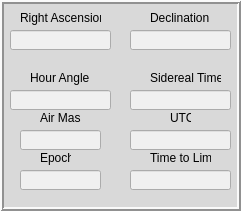
   <widget class="QFrame" name="frame_2">
    <property name="geometry">
     <rect>
      <x>460</x>
      <y>140</y>
      <width>241</width>
      <height>211</height>
     </rect>
    </property>
    <property name="styleSheet">
     <string notr="true">background-color: rgb(217, 217, 217);</string>
    </property>
    <property name="frameShape">
     <enum>QFrame::Box</enum>
    </property>
    <property name="frameShadow">
     <enum>QFrame::Raised</enum>
    </property>
    <property name="lineWidth">
     <number>2</number>
    </property>
    <widget class="QLineEdit" name="encRA">
     <property name="enabled">
      <bool>true</bool>
     </property>
     <property name="geometry">
      <rect>
       <x>10</x>
       <y>30</y>
       <width>101</width>
       <height>20</height>
      </rect>
     </property>
     <property name="font">
      <font>
       <weight>75</weight>
       <bold>true</bold>
      </font>
     </property>
     <property name="styleSheet">
      <string notr="true">background-color: rgb(240, 240, 240);</string>
     </property>
     <property name="text">
      <string/>
     </property>
     <property name="alignment">
      <set>Qt::AlignCenter</set>
     </property>
     <property name="readOnly">
      <bool>true</bool>
     </property>
    </widget>
    <widget class="QLabel" name="label_14">
     <property name="geometry">
      <rect>
       <x>20</x>
       <y>10</y>
       <width>81</width>
       <height>16</height>
      </rect>
     </property>
     <property name="text">
      <string>Right Ascension</string>
     </property>
    </widget>
    <widget class="QLineEdit" name="encDEC">
     <property name="enabled">
      <bool>true</bool>
     </property>
     <property name="geometry">
      <rect>
       <x>130</x>
       <y>30</y>
       <width>101</width>
       <height>20</height>
      </rect>
     </property>
     <property name="font">
      <font>
       <weight>75</weight>
       <bold>true</bold>
      </font>
     </property>
     <property name="styleSheet">
      <string notr="true">background-color: rgb(240, 240, 240);</string>
     </property>
     <property name="text">
      <string/>
     </property>
     <property name="alignment">
      <set>Qt::AlignCenter</set>
     </property>
     <property name="readOnly">
      <bool>true</bool>
     </property>
    </widget>
    <widget class="QLabel" name="label_15">
     <property name="geometry">
      <rect>
       <x>150</x>
       <y>10</y>
       <width>81</width>
       <height>16</height>
      </rect>
     </property>
     <property name="text">
      <string>Declination</string>
     </property>
    </widget>
    <widget class="QLineEdit" name="encHA">
     <property name="enabled">
      <bool>true</bool>
     </property>
     <property name="geometry">
      <rect>
       <x>10</x>
       <y>90</y>
       <width>101</width>
       <height>20</height>
      </rect>
     </property>
     <property name="font">
      <font>
       <weight>75</weight>
       <bold>true</bold>
      </font>
     </property>
     <property name="styleSheet">
      <string notr="true">background-color: rgb(240, 240, 240);</string>
     </property>
     <property name="text">
      <string/>
     </property>
     <property name="alignment">
      <set>Qt::AlignCenter</set>
     </property>
     <property name="readOnly">
      <bool>true</bool>
     </property>
    </widget>
    <widget class="QLabel" name="label_16">
     <property name="geometry">
      <rect>
       <x>30</x>
       <y>70</y>
       <width>61</width>
       <height>16</height>
      </rect>
     </property>
     <property name="text">
      <string>Hour Angle</string>
     </property>
    </widget>
    <widget class="QLineEdit" name="txtLST">
     <property name="enabled">
      <bool>true</bool>
     </property>
     <property name="geometry">
      <rect>
       <x>130</x>
       <y>90</y>
       <width>101</width>
       <height>20</height>
      </rect>
     </property>
     <property name="font">
      <font>
       <weight>75</weight>
       <bold>true</bold>
      </font>
     </property>
     <property name="styleSheet">
      <string notr="true">background-color: rgb(240, 240, 240);</string>
     </property>
     <property name="text">
      <string/>
     </property>
     <property name="alignment">
      <set>Qt::AlignCenter</set>
     </property>
     <property name="readOnly">
      <bool>true</bool>
     </property>
    </widget>
    <widget class="QLabel" name="label_17">
     <property name="geometry">
      <rect>
       <x>150</x>
       <y>70</y>
       <width>71</width>
       <height>16</height>
      </rect>
     </property>
     <property name="text">
      <string>Sidereal Time</string>
     </property>
    </widget>
    <widget class="QLabel" name="label_18">
     <property name="geometry">
      <rect>
       <x>40</x>
       <y>110</y>
       <width>41</width>
       <height>16</height>
      </rect>
     </property>
     <property name="text">
      <string>Air Mass</string>
     </property>
    </widget>
    <widget class="QLabel" name="label_19">
     <property name="geometry">
      <rect>
       <x>170</x>
       <y>110</y>
       <width>21</width>
       <height>16</height>
      </rect>
     </property>
     <property name="text">
      <string>UTC</string>
     </property>
    </widget>
    <widget class="QLineEdit" name="txtPointAirmass">
     <property name="enabled">
      <bool>true</bool>
     </property>
     <property name="geometry">
      <rect>
       <x>20</x>
       <y>130</y>
       <width>81</width>
       <height>20</height>
      </rect>
     </property>
     <property name="font">
      <font>
       <weight>75</weight>
       <bold>true</bold>
      </font>
     </property>
     <property name="styleSheet">
      <string notr="true">background-color: rgb(240, 240, 240);</string>
     </property>
     <property name="text">
      <string/>
     </property>
     <property name="alignment">
      <set>Qt::AlignCenter</set>
     </property>
     <property name="readOnly">
      <bool>true</bool>
     </property>
    </widget>
    <widget class="QLineEdit" name="txtUTC">
     <property name="enabled">
      <bool>true</bool>
     </property>
     <property name="geometry">
      <rect>
       <x>130</x>
       <y>130</y>
       <width>101</width>
       <height>20</height>
      </rect>
     </property>
     <property name="font">
      <font>
       <weight>75</weight>
       <bold>true</bold>
      </font>
     </property>
     <property name="styleSheet">
      <string notr="true">background-color: rgb(240, 240, 240);</string>
     </property>
     <property name="text">
      <string/>
     </property>
     <property name="alignment">
      <set>Qt::AlignCenter</set>
     </property>
     <property name="readOnly">
      <bool>true</bool>
     </property>
    </widget>
    <widget class="QLabel" name="label_20">
     <property name="geometry">
      <rect>
       <x>40</x>
       <y>150</y>
       <width>31</width>
       <height>16</height>
      </rect>
     </property>
     <property name="text">
      <string>Epoch</string>
     </property>
    </widget>
    <widget class="QLabel" name="label_21">
     <property name="geometry">
      <rect>
       <x>150</x>
       <y>150</y>
       <width>61</width>
       <height>16</height>
      </rect>
     </property>
     <property name="text">
      <string>Time to Limit</string>
     </property>
    </widget>
    <widget class="QLineEdit" name="txtTimeTolimit">
     <property name="enabled">
      <bool>true</bool>
     </property>
     <property name="geometry">
      <rect>
       <x>130</x>
       <y>170</y>
       <width>101</width>
       <height>20</height>
      </rect>
     </property>
     <property name="font">
      <font>
       <weight>75</weight>
       <bold>true</bold>
      </font>
     </property>
     <property name="styleSheet">
      <string notr="true">background-color: rgb(240, 240, 240);</string>
     </property>
     <property name="text">
      <string/>
     </property>
     <property name="alignment">
      <set>Qt::AlignCenter</set>
     </property>
     <property name="readOnly">
      <bool>true</bool>
     </property>
    </widget>
    <widget class="QLineEdit" name="txtEpoch">
     <property name="enabled">
      <bool>true</bool>
     </property>
     <property name="geometry">
      <rect>
       <x>20</x>
       <y>170</y>
       <width>81</width>
       <height>20</height>
      </rect>
     </property>
     <property name="font">
      <font>
       <weight>75</weight>
       <bold>true</bold>
      </font>
     </property>
     <property name="styleSheet">
      <string notr="true">background-color: rgb(240, 240, 240);</string>
     </property>
     <property name="text">
      <string/>
     </property>
     <property name="alignment">
      <set>Qt::AlignCenter</set>
     </property>
     <property name="readOnly">
      <bool>true</bool>
     </property>
    </widget>
   </widget>
